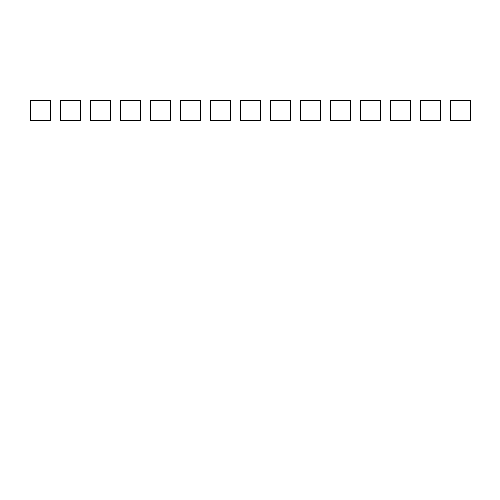
Frame 1 (no input)
Frame 60 (the mouse pressed at the canvas centre just before this capture): identical to frame 1, image omitted
Frame 120 (the mouse held since frame 60 and released just before this capture): identical to frame 1, image omitted

The Processing sketch that drew this single still picture (run headless with seeded random() and noise(); from frame 60 on, the mouse is pressed at the canvas centre):

// Processing sketch: processing_67007
// ── processing_67007.pde

void setup () {
  background(255);
  size(500,500);
  
}
void draw(){
  for(int i = 1; i < 16; i++) {
      functionX(i);
  }
    
    }
  
  
 void functionX(int i){
    rect(30*i,100,20,20);
  }
